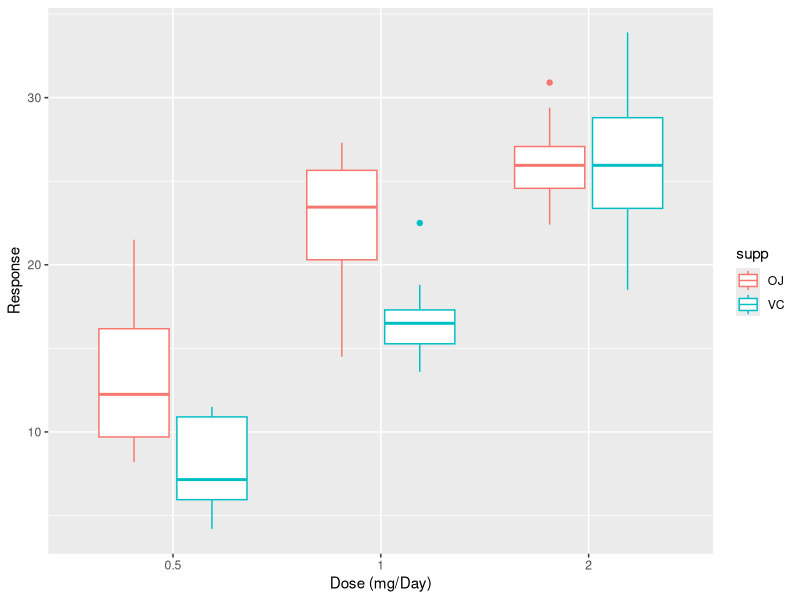

Source code (R):
## ---- chunk 1
# Explicitly load ToothGrowth data.frame from {datasets}
data(ToothGrowth)

library(ggplot2)
ggplot(ToothGrowth, aes(x = as.factor(dose), y = len, color = supp)) +
  geom_boxplot() +
  labs(x = 'Dose (mg/Day)', y = 'Response')
## ---- chunk 2
summary(ToothGrowth)
with(ToothGrowth, tapply(len, list(supp, dose), mean))
with(ToothGrowth, tapply(len, list(supp, dose), var))
## ---- chunk 3
with(subset(ToothGrowth, dose == c(0.5, 1)), t.test(len~dose))
## ---- chunk 4
with(ToothGrowth, t.test(len~supp))
## ---- chunk 5
with(subset(ToothGrowth, dose == 1), t.test(len~supp))
with(subset(ToothGrowth, dose == .5), t.test(len~supp))
